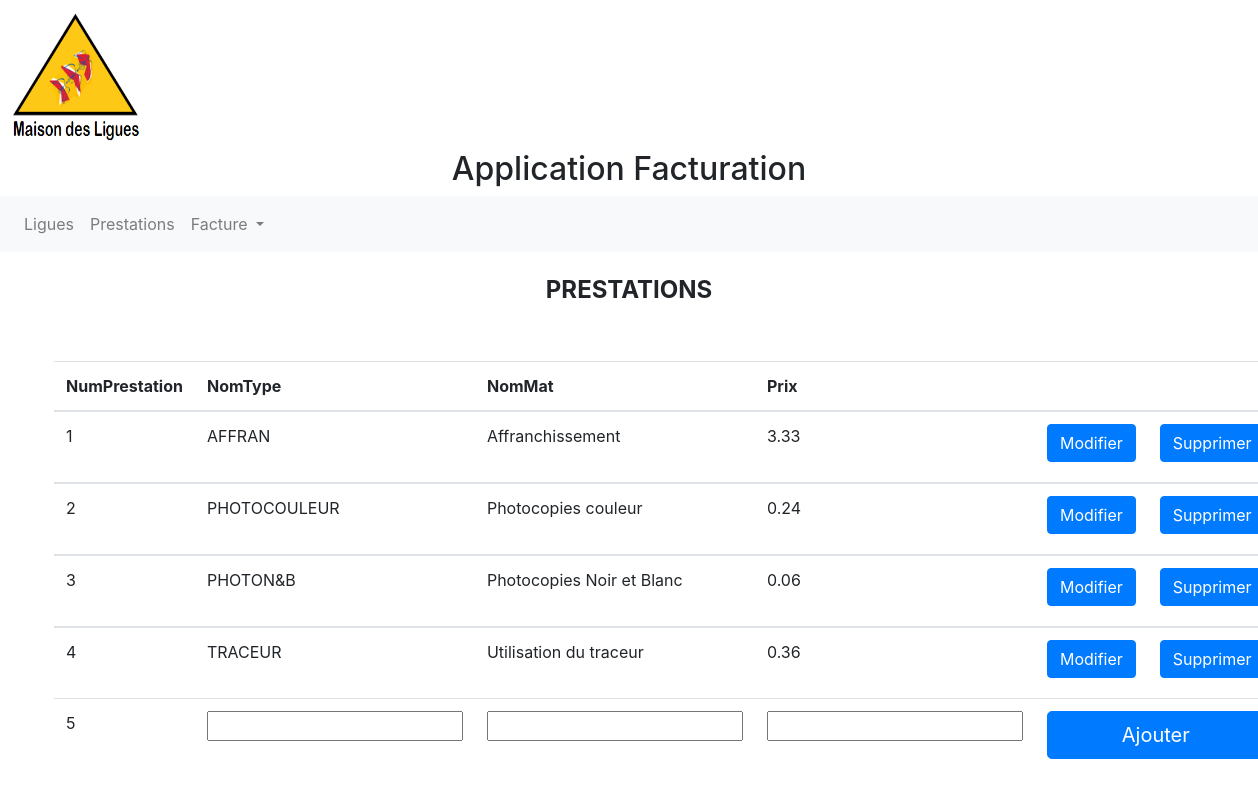
The page /PrestationModif.php on the database its author committed.
### tables this page shows
Create Table Prestations
	(
	NumPrestation integer(4),
	Nomtype Varchar(30),
	NomMat Varchar(30),
	Prix Decimal(5,2),
	PRIMARY KEY (Nomtype)
	);

### PrestationModif.php (the view, shortened to what this page needs)
<!DOCTYPE html>
<html lang="fr">
<head>
    <link rel="stylesheet" href="https://stackpath.bootstrapcdn.com/bootstrap/4.4.1/css/bootstrap.min.css">
</head>
<body>
    <?php
    include_once('nav.php');
    ?>
    <br> <center> <h4> <strong> PRESTATIONS </strong> </h4> <br> </center>
    <?php
    include_once('connect.php');
    $sql =  'SELECT MAX(NumPrestation) as NumPrestation FROM prestations';
    $sth = $dbh->query($sql);
    $result = $sth->fetchAll(PDO::FETCH_ASSOC);
    foreach ($result as $row){
    $max = $row['NumPrestation'];
    }
    $max++;
    echo '<br>';
    echo '<div class="mx-auto" style="width: 1150px;">';
    ?>
    <Table class="table">
  <thead>
    <tr>
    <th scope="col"> NumPrestation </th>
    <th scope="col"> NomType </th>
    <th scope="col"> NomMat</th>
    <th scope="col"> Prix </th>
    <th scope="col"> </th>
    <th scope="col"> </th>
    </tr>
  </thead>
<?php
include_once('Connect.php');
$sql =  'SELECT * FROM prestations ORDER BY NumPrestation;';
$sth = $dbh->query($sql);
$result = $sth->fetchAll(PDO::FETCH_ASSOC);
foreach ($result as $row) {
    echo '<tbody>';
    echo '<tr>';
          echo '<td>'; echo  $row['NumPrestation']; echo '</td>';
          echo '<td>'; echo  $row['Nomtype']; echo '</td>';
          echo '<td>'; echo $row['NomMat']; echo '</td>';
          echo '<td>'; echo $row['Prix']; echo '</td>';
          echo '<td>';
          echo '<form action="ModifPrestation2.php" method="post">';
          echo '<button type="submit" name="NumPrestation" value="'.$row['NumPrestation'].'" class="btn btn-primary mb-2">Modifier</button>';
          echo '</form>';
          echo '</td>';
          echo '<td>';
          echo '<form action="SuprPrestationExe.php" method="post">';
          echo '<button type="submit" name="NumPrestation" value="'.$row['NumPrestation'].'" class="btn btn-primary mb-2">Supprimer</button>';
          echo '</form>';
          echo '</td>';
}
?>
    </tr>
    <tr>
        <td>
            <?php
                echo $max;
            ?>
        </td>
        <form action="InsertLigueExe.php">
        <td>
        <input type="text" name="Nomtype">
        </td>
        <td>
            <input type="text" name="NomMat">
        </td>
        <td>
            <input type="number" step="any" name="Prix">
        </td>
        <td colspan="2">
        <button type="submit" class="btn btn-primary btn-lg btn-block">Ajouter</button>
        </td>
        </form>
    </tr>
    </tbody>
    </Table>
<br> <br> <br>
</body>
</html>

### nav.php (shortened to what this page needs)
<a href='index.php'> <img src="style/mdl.png" height="150px" width="150px"> </a>
<center><h2> Application Facturation </h2></center>
<nav class="navbar navbar-expand-lg navbar-light bg-light">
  <div class="collapse navbar-collapse" id="navbarSupportedContent">
    <ul class="navbar-nav mr-auto">
      <li class="nav-item dropdown">
      <a class="nav-item nav-link" href="LigueModif.php">Ligues</a>
      </li>
      <li class="nav-item dropdown">
      <a class="nav-item nav-link" href="PrestationModif.php">Prestations</a>
      </li>
      <li class="nav-item dropdown">
        <a class="nav-link dropdown-toggle" href="#" id="navbarDropdown" role="button" data-toggle="dropdown" aria-haspopup="true" aria-expanded="false">
          Facture
        </a>
      </li>
    </ul>
  </div>
</nav>

### rows shown on the page
prestations: NumPrestation "1", Nomtype "AFFRAN", NomMat "Affranchissement", Prix "3.33"
prestations: NumPrestation "2", Nomtype "PHOTOCOULEUR", NomMat "Photocopies couleur", Prix "0.24"
prestations: NumPrestation "3", Nomtype "PHOTON&B", NomMat "Photocopies Noir et Blanc", Prix "0.06"
prestations: NumPrestation "4", Nomtype "TRACEUR", NomMat "Utilisation du traceur", Prix "0.36"

### other values the page prints
$max "5"
